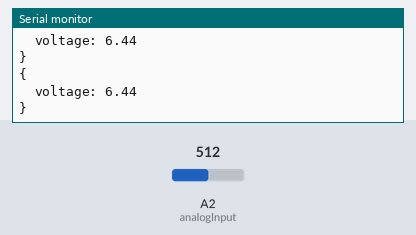
The program below on a simulated Arduino Nano, built with avr-gcc and run on an emulated ATmega328P. On the bench: the last lines printed to the serial monitor. Inputs (shaded band) come from the test bench; at power-on: A2 (analogInput) = 512.

Above: at 1.8 s.
1.9 s: A2 (analogInput) set to 716
At 2.8 s:
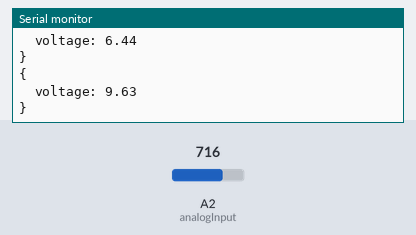
3.4 s: A2 (analogInput) set to 900
At 4.7 s:
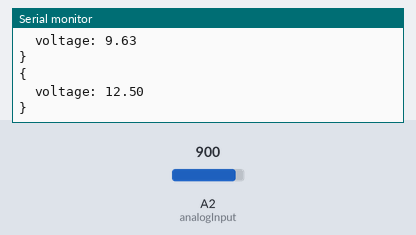
Timing chart, 0 to 6.4 s (numbered marks = the images above; inputs shaded):
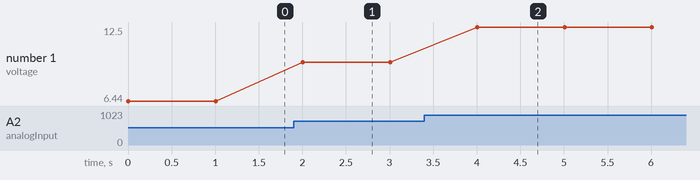

Measured:
- after the input at 1.9 s, the serial monitor: prints a new line after 0.11 s (image 1)
- after the input at 3.4 s, the serial monitor: prints a new line after 0.61 s (image 2)
- plotted number 1: 6.44 → 9.63 after the input at 1.9 s, 9.63 → 12.5 after the input at 3.4 s

The program:

main.cpp
```cpp
#include <Arduino.h>

int analogInput = 2;
float Vout = 0.00;
float Vin = 0.00;
float R1 = 22000.00; // resistance of R1 (100K)
float R2 = 10000.00;  // resistance of R2 (10K)
int val = 0;
int OFFSET = 100;

void setup()
{
    pinMode(analogInput, INPUT); //assigning the input port
    Serial.begin(9600);          //BaudRate
}

void loop() {
    val = analogRead(analogInput);
    //Some wiered extra 100 points that need be removed
    val = val - OFFSET;
    Vout = (val * 5) / 1024.00;
    Vin = Vout / (R2 / (R1 + R2));
    if (Vin < 0.09) {
        Vin = 0.00;
    }
    Serial.println("{");
    Serial.print("\tvoltage: ");
    Serial.println(Vin);
    Serial.println("}");
    delay(1000);
}
```
